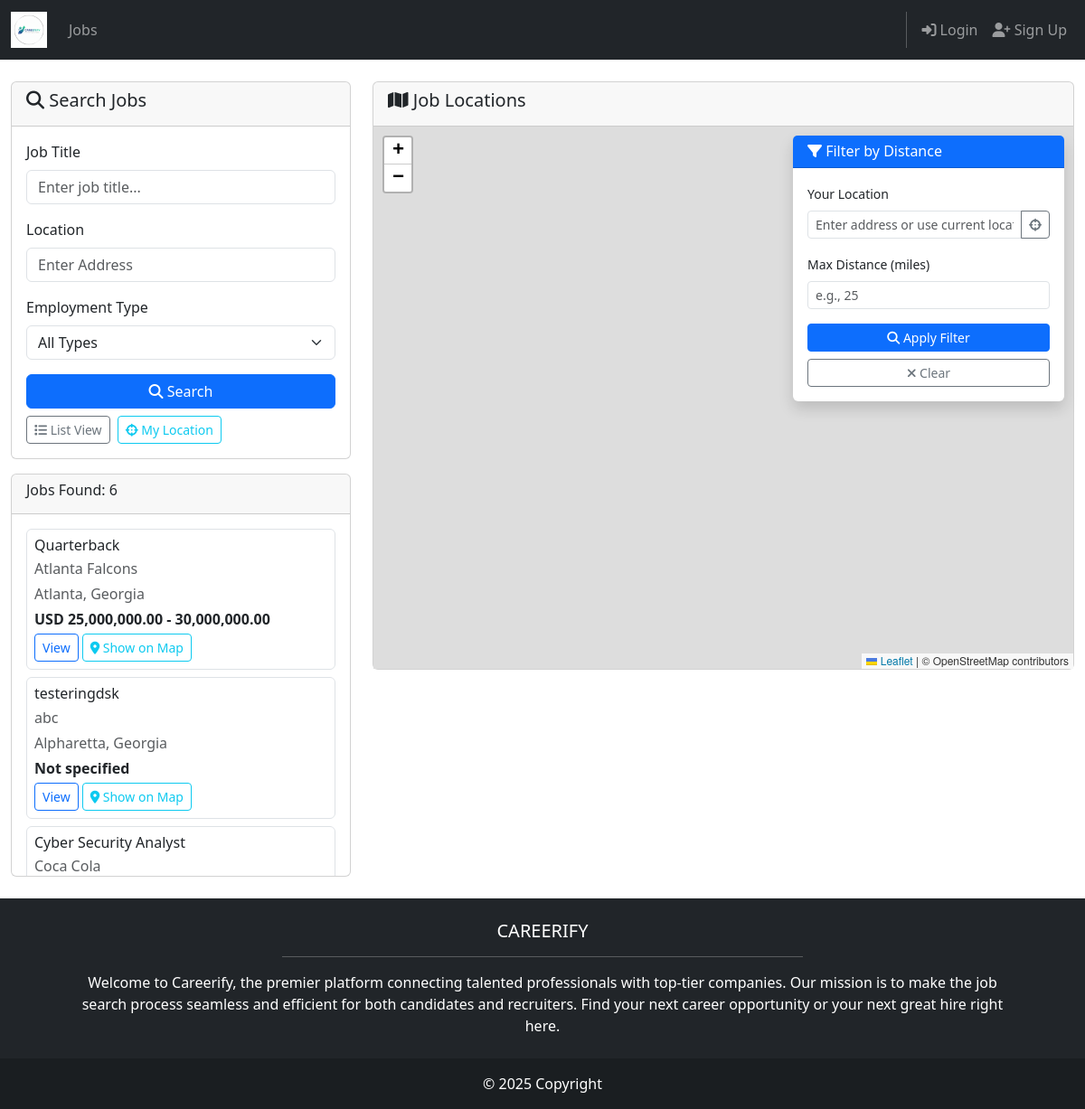
Page /jobs/map/ on the committed database.
### jobpostings/models.py (models this page shows, shortened)
class JobPosting(models.Model):
    EMPLOYMENT_TYPE_CHOICES = (
        ('full_time', 'Full-time'),
        ('part_time', 'Part-time'),
        ('contract', 'Contract'),
        ('internship', 'Internship'),
        ('temporary', 'Temporary'),
        ('other', 'Other'),
    )
    company_name = models.CharField(max_length=150)
    title = models.CharField(max_length=150)
    city = models.CharField(max_length=100, default='')
    state = models.CharField(max_length=50, default='')
    address = models.CharField(max_length=50, blank=True, help_text="Address")
    pay_min = models.DecimalField(max_digits=10, decimal_places=2, null=True, blank=True)
    pay_max = models.DecimalField(max_digits=10, decimal_places=2, null=True, blank=True)
    currency = models.CharField(max_length=10, default='USD')
    employment_type = models.CharField(max_length=20, choices=EMPLOYMENT_TYPE_CHOICES, default='full_time')
    description = models.TextField()
    benefits = models.TextField(blank=True)
    required_skills = models.TextField(blank=True, help_text="List of skills required for this role (comma, semicolon, or newline separated)")
    application_url = models.URLField(blank=True)
    application_email = models.EmailField(blank=True)
    posted_by = models.ForeignKey(User, on_delete=models.SET_NULL, null=True, blank=True, related_name='job_postings')
    created_at = models.DateTimeField(auto_now_add=True)
    updated_at = models.DateTimeField(auto_now=True)
    is_active = models.BooleanField(default=True)
    class Meta:
        ordering = ['-created_at']
    def pay_range_display(self) -> str:
        if self.pay_min is not None and self.pay_max is not None:
            return f"{self.currency} {self.pay_min:,.2f} - {self.pay_max:,.2f}"
        if self.pay_min is not None:
            return f"From {self.currency} {self.pay_min:,.2f}"
        if self.pay_max is not None:
            return f"Up to {self.currency} {self.pay_max:,.2f}"
        return "Not specified"
    def location_display(self) -> str:
        return f"{self.city}, {self.state}"
    def full_address(self) -> str:
        parts = [self.address, self.city, self.state]
        return ", ".join(part for part in parts if part) or self.location_display()

### jobpostings/views.py (the view, shortened to what this page needs)
# urls.py: path('map/', views.job_map_view, name='map'),
def job_map_view(request):
    search_query = request.GET.get('search', '')
    location_filter = request.GET.get('location', '')
    employment_type_filter = request.GET.get('employment_type', '')
    job_id = request.GET.get('job_id', '')
    jobs = JobPosting.objects.filter(is_active=True)
    if employment_type_filter:
        jobs = jobs.filter(employment_type=employment_type_filter)
    job_markers = []
    highlighted_job = None
    for job in jobs:
        is_highlighted = job_id and str(job.id) == str(job_id)
        if is_highlighted:
            highlighted_job = job
        display_location = job.full_address()
        state_value = job.state.strip() if job.state else ''
        state_full = get_state_full_name(state_value)
        geocode_parts = [job.address, job.city, state_full or state_value]
        if state_value or state_full:
            geocode_parts.append('USA')
        geocode_query = ", ".join(part for part in geocode_parts if part) or display_location
        job_markers.append({
            'id': job.id,
            'title': job.title,
            'company': job.company_name,
            'location': job.location_display(),
            'pay_range': job.pay_range_display(),
            'address': job.address,
            'geocode_query': geocode_query,
            'display_location': display_location,
            'state': state_value,
            'state_full': state_full,
            'employment_type': job.get_employment_type_display(),
            'url': reverse('jobpostings:detail', args=[job.id]),
            'description': job.description[:100] + '...' if len(job.description) > 100 else job.description,
            'is_highlighted': is_highlighted,
        })
    context = {
        'jobs': jobs,
        'job_markers': job_markers,
        'search_query': search_query,
        'location_filter': location_filter,
        'employment_type_filter': employment_type_filter,
        'employment_types': JobPosting.EMPLOYMENT_TYPE_CHOICES,
        'highlighted_job': highlighted_job,
        'job_id': job_id,
    }
    return render(request, 'jobpostings/job_map.html', context)

### jobpostings/views.py (called while the page is built)
def get_state_full_name(state_value: str) -> str:
    if not state_value:
        return ''
    state_value = state_value.strip()
    if len(state_value) == 2:
        return US_STATE_NAMES.get(state_value.upper(), state_value)
    return state_value

### messaging/context_processors.py (called while the page is built)
def unread_message_count(request):
    if request.user.is_authenticated:
        unread_count = Message.objects.filter(
            conversation__participants=request.user,
            is_read=False
        ).exclude(sender=request.user).count()
        return {'unread_message_count': unread_count}
    return {'unread_message_count': 0}

### jobpostings/templates/jobpostings/job_map.html (shortened to what this page needs)
{% extends 'base.html' %}
{% block content %}
<div class="container-fluid py-4">
    <div class="row">
        <div class="col-md-4">
            <div class="card mb-3">
                <div class="card-header">
                    <h5><i class="fas fa-search"></i> Search Jobs</h5>
                </div>
                <div class="card-body">
                    <form method="GET">
                        <div class="mb-3">
                            <label for="search" class="form-label">Job Title</label>
                            <input type="text" class="form-control" id="search" name="search"
                                   value="{{ search_query }}" placeholder="Enter job title...">
                        </div>
                        <div class="mb-3">
                            <label for="location" class="form-label">Location</label>
                            <input type="text" class="form-control" id="location" name="location"
                                   value="{{ location_filter }}" placeholder="Enter Address">
                        </div>
                        <div class="mb-3">
                            <label for="employment_type" class="form-label">Employment Type</label>
                            <select class="form-select" id="employment_type" name="employment_type">
                                <option value="">All Types</option>
                            </select>
                        </div>
                        <button type="submit" class="btn btn-primary w-100 mb-2">
                            <i class="fas fa-search"></i> Search
                        </button>
                    </form>
                    <div class="d-flex gap-2">
                        <a href="{% url 'jobpostings:list' %}" class="btn btn-outline-secondary btn-sm">
                            <i class="fas fa-list"></i> List View
                        </a>
                        <button class="btn btn-outline-info btn-sm" onclick="centerMap()">
                            <i class="fas fa-crosshairs"></i> My Location
                        </button>
                    </div>
                </div>
            </div>
            <div class="card">
                <div class="card-header">
                    <h6>Jobs Found: {{ jobs.count }}</h6>
                </div>
                <div class="card-body" style="max-height: 400px; overflow-y: auto;">
                    {% for job in jobs %}
                    <div class="job-item mb-2 p-2 border rounded" data-job-id="{{ job.id }}">
                        <h6 class="mb-1">{{ job.title }}</h6>
                        <p class="mb-1 text-muted">{{ job.company_name }}</p>
                        <p class="mb-1 text-muted">{{ job.location_display }}</p>
                        <p class="mb-1"><strong>{{ job.pay_range_display }}</strong></p>
                        <div class="d-flex gap-1">
                            <a href="{% url 'jobpostings:detail' job.id %}" class="btn btn-sm btn-outline-primary">
                                View
                            </a>
                            {% with map_location=job.address|default:job.location_display %}
                            <a href="{% url 'jobpostings:map' %}?location={{ map_location|urlencode }}&job_id={{ job.id }}" class="btn btn-sm btn-outline-info">
                                <i class="fas fa-map-marker-alt"></i> Show on Map
                            </a>
                            {% endwith %}
                        </div>
                    </div>
                    {% empty %}
                    <p class="text-muted">No jobs found.</p>
                    {% endfor %}
                </div>
            </div>
        </div>
        <div class="col-md-8">
            <div class="card">
                <div class="card-header">
                    <h5><i class="fas fa-map"></i> Job Locations</h5>
                </div>
                <div class="card-body p-0" style="position: relative;">
                    <div id="map" style="height: 600px; width: 100%;"></div>
                    <div id="map-filter-panel" class="map-filter-panel">
                        <div class="card shadow">
                            <div class="card-header bg-primary text-white">
                                <h6 class="mb-0"><i class="fas fa-filter"></i> Filter by Distance</h6>
                            </div>
                            <div class="card-body">
                                <div class="mb-3">
                                    <label for="filter-address" class="form-label small">Your Location</label>
                                    <div class="input-group input-group-sm">
                                        <input type="text" class="form-control" id="filter-address"
                                               placeholder="Enter address or use current location">
                                        <button class="btn btn-outline-secondary" type="button" id="use-current-location"
                                                title="Use current location">
                                            <i class="fas fa-crosshairs"></i>
                                        </button>
                                    </div>
                                </div>
                                <div class="mb-3">
                                    <label for="max-distance" class="form-label small">Max Distance (miles)</label>
                                    <input type="number" class="form-control form-control-sm" id="max-distance"
                                           placeholder="e.g., 25" min="0" step="1">
                                </div>
                                <div class="d-grid gap-2">
                                    <button class="btn btn-primary btn-sm" id="apply-filters">
                                        <i class="fas fa-search"></i> Apply Filter
                                    </button>
                                    <button class="btn btn-outline-secondary btn-sm" id="clear-filters">
                                        <i class="fas fa-times"></i> Clear
                                    </button>
                                </div>
                            </div>
                        </div>
                    </div>
                </div>
            </div>
        </div>
    </div>
</div>
<link rel="stylesheet" href="https://unpkg.com/leaflet@1.9.4/dist/leaflet.css" />
{% endblock content %}

### jobpostings/templates/jobpostings/job_map.html (style rules this page uses)
.map-filter-panel { position: absolute; top: 10px; right: 10px; z-index: 1000; width: 300px; max-width: calc(100% - 20px); }
.map-filter-panel .card { border: none; box-shadow: 0 2px 10px rgba(0,0,0,0.2); }
.map-filter-panel .card-header { padding: 0.5rem 1rem; }
.map-filter-panel .card-body { padding: 1rem; }

### rows in the picture
JobPosting: title "Quarterback", company_name "Atlanta Falcons", location_display "Atlanta, Georgia", pay_range_display "USD 25,000,000.00 - 30,000,000.00"
JobPosting: title "testeringdsk", company_name "abc", location_display "Alpharetta, Georgia", pay_range_display "Not specified"
JobPosting: title "Cyber Security Analyst", company_name "Coca Cola"

### other values in the picture
{{ jobs.count }} "6"
